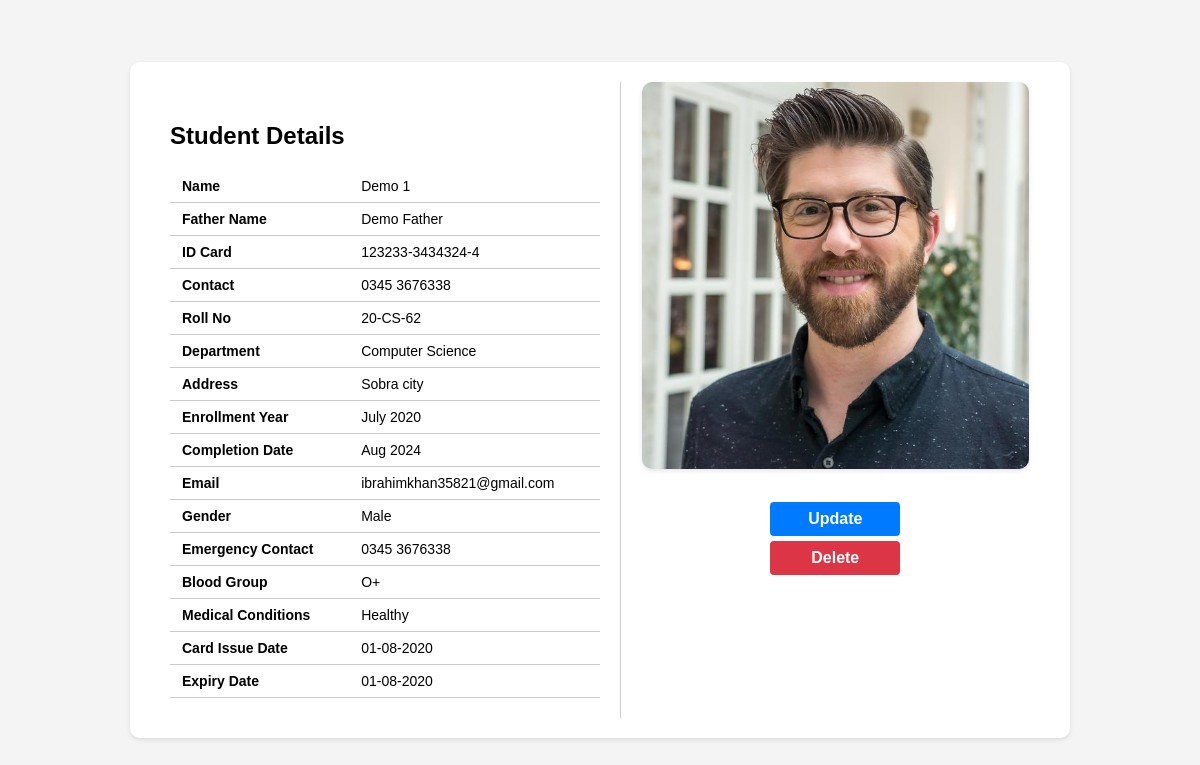
Page /student/full-details/9/ (signed in) on the committed database.
### main/models.py (models this page shows, shortened)
class Student(models.Model):
    photo = models.ImageField(upload_to='images')
    student_name = models.CharField(max_length=50)
    father_name = models.CharField(max_length=50)
    dob = models.CharField(max_length=20)
    contact = models.CharField(max_length=20, null=True)
    roll_no = models.CharField(max_length=20)
    department = models.CharField(max_length=30)
    enrollment_year =  models.CharField(max_length=20)
    completion_date = models.CharField(max_length=20)
    email = models.EmailField()
    address = models.CharField(max_length=150)
    gender = models.CharField(max_length=10)
    emergency_contact = models.CharField(max_length=15)
    blood_group = models.CharField(max_length=5)
    medical_conditions = models.TextField()
    qr_code = models.ImageField(upload_to='qrcodes', blank=True)
    card_issue_date =  models.CharField(max_length=20)
    expiry_date =  models.CharField(max_length=20)
    id_card_number = models.CharField(max_length=20)
    created_at = models.DateTimeField(auto_now_add=True)
    updated_at = models.DateTimeField(auto_now=True)
    class Meta:
        ordering = ['-created_at']

### main/views.py (the view)
# urls.py: path('full-details/<str:pk>/',views.full_details,name='full_details'),
@login_required(login_url='login')
def full_details(request,pk):
    student = Student.objects.get(id=pk)
    context = {
        'student' : student,
    }
    return render(request,'main/full_details.html',context)

### main/templates/main/full_details.html (shortened to what this page needs)
{% load static %}
<head>
   <link rel="stylesheet" href="{% static 'css/full_details.css' %}">
</head>
<body>
    <div class="details-container">
        <div class="details-table">
            <h2>Student Details</h2>
            <table>
                <tr>
                    <th>Name</th>
                    <td>{{ student.student_name }}</td>
                </tr>
                <tr>
                    <th>Father Name</th>
                    <td>{{ student.father_name }}</td>
                </tr>
                <tr>
                    <th>ID Card</th>
                    <td>{{ student.id_card_number }}</td>
                </tr>
                <tr>
                    <th>Contact</th>
                    <td>{{ student.contact }}</td>
                </tr>
                <tr>
                    <th>Roll No</th>
                    <td>{{ student.roll_no }}</td>
                </tr>
                <tr>
                    <th>Department</th>
                    <td>{{ student.department }}</td>
                </tr>
                <tr>
                    <th>Address</th>
                    <td>{{ student.address }}</td>
                </tr>
                <tr>
                    <th>Enrollment Year</th>
                    <td>{{ student.enrollment_year }}</td>
                </tr>
                <tr>
                    <th>Completion Date</th>
                    <td>{{ student.completion_date }}</td>
                </tr>
                <tr>
                    <th>Email</th>
                    <td>{{ student.email }}</td>
                </tr>
                <tr>
                    <th>Gender</th>
                    <td>{{ student.gender }}</td>
                </tr>
                <tr>
                    <th>Emergency Contact</th>
                    <td>{{ student.emergency_contact }}</td>
                </tr>
                <tr>
                    <th>Blood Group</th>
                    <td>{{ student.blood_group }}</td>
                </tr>
                <tr>
                    <th>Medical Conditions</th>
                    <td>{{ student.medical_conditions }}</td>
                </tr>
                <tr>
                    <th>Card Issue Date</th>
                    <td>{{ student.card_issue_date }}</td>
                </tr>
                <tr>
                    <th>Expiry Date</th>
                    <td>{{ student.expiry_date }}</td>
                </tr>
            </table>
        </div>
        <div class="user-pic">
            <img src="{{ student.photo.url }}" alt="User"> <br>
            <a href="{% url 'update_student' student.id %}" class="update-btn" style="text-decoration: none;">Update</a>
            <a href="{% url 'delete_student' student.id %}" class="delete-btn" style="text-decoration: none;">Delete</a>
        </div>
    </div>
</body>

### static/css/full_details.css (style rules this page uses)
body { font-family: Arial, sans-serif; margin: 0; padding: 0; background-color: #f4f4f4; display: flex; justify-content: center; align-items: center; min-height: 100vh; }
.details-container { width: 900px; background-color: #fff; border-radius: 10px; box-shadow: 0px 2px 4px rgba(0, 0, 0, 0.1); padding: 20px; display: flex; margin-top: 20px; margin-bottom: 20px; }
.details-table { flex: 1; padding: 20px; border-right: 1px solid #ccc; }
.details-table table { width: 100%; border-collapse: collapse; margin-top: 20px; }
.details-table th, .details-table td { padding: 8px 12px; border-bottom: 1px solid #ccc; font-size: 14px; }
.details-table th { text-align: left; font-weight: bold; }
.user-pic { flex: 1; text-align: center; display: flex; flex-direction: column; align-items: center; }
.user-pic img { max-width: 90%; max-height: 400px; border-radius: 10px; box-shadow: 0px 2px 4px rgba(0, 0, 0, 0.1); margin-bottom: 10px; }
.update-btn, .delete-btn { padding: 8px 15px; border: none; border-radius: 4px; cursor: pointer; margin-top: 5px; text-decoration: none; font-weight: bold; width: 100px; text-align: center; transition: background-color 0.3s ease; }
.update-btn { background-color: #007bff; color: #fff; }
.delete-btn { background-color: #dc3545; color: #fff; }

### rows in the picture
Student: student_name "Demo 1", father_name "Demo Father", id_card_number "123233-3434324-4", contact "0345 3676338", roll_no "20-CS-62", department "Computer Science", address "Sobra city", enrollment_year "July 2020", completion_date "Aug 2024", email "ibrahimkhan35821@gmail.com", gender "Male", emergency_contact "0345 3676338", blood_group "O+", medical_conditions "Healthy", card_issue_date "01-08-2020", expiry_date "01-08-2020", photo (picture)
